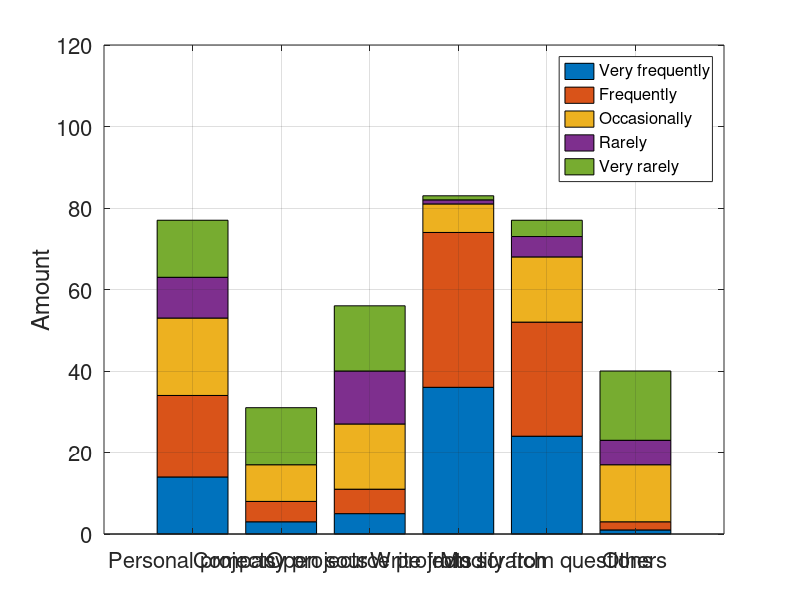

The MATLAB script that drew this image:
answerers1 = [14 22 31 20 18; 
    1 5 12 16 14; 
    4 8 15 20 30; 
    70 33 10 1 2; 
    42 28 19 10 13; 
    2 5 24 8 20];

answerers2 = [14 20 19 10 14; 
    3 5 9 0 14; 
    5 6 16 13 16; 
    36 38 7 1 1; 
    24 28 16 5 4; 
    1 2 14 6 17];

bar_handle = bar(answerers2,'stacked');
ylim([0 120])
ylabel('Amount','FontSize',16);
xticklabels({'Personal projects', 'Company projects', 'Open source projects', 'Write from scratch', 'Modify from questions', 'Others'});
xtickangle(30);
set(gca,'fontsize',16);
grid on

l = cell(1,6);
l{1}='Very frequently'; l{2}='Frequently'; l{3}='Occasionally'; l{4}='Rarely'; l{5}='Very rarely'; l{6}='Never';
legend(bar_handle,l,'Location','Northeast','fontsize',12);

print('survey_snippet_source', '-bestfit', '-dpdf')